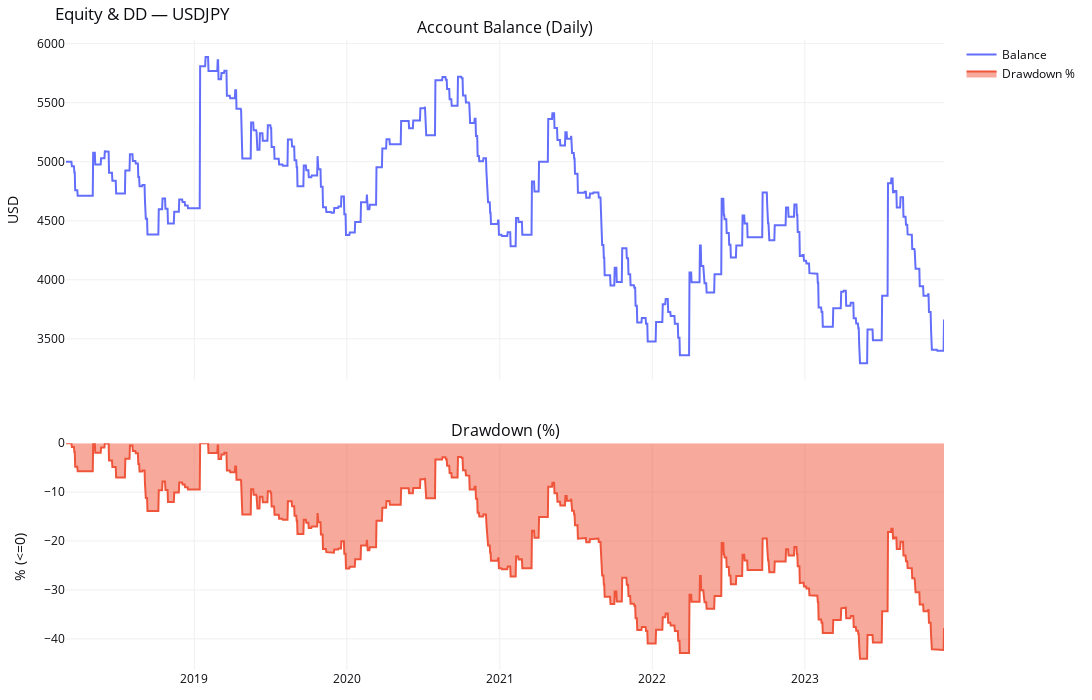
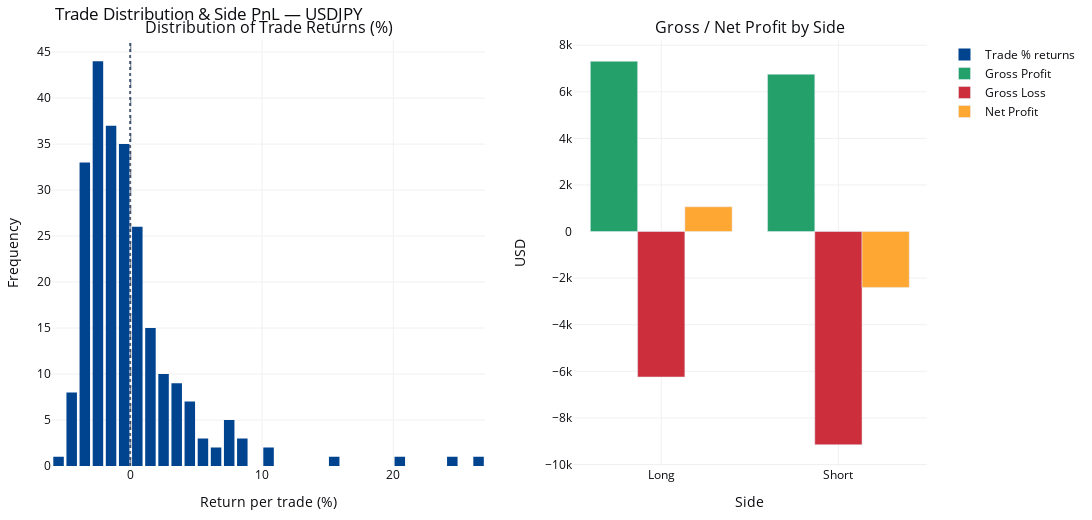

The code cell stored with these charts, in order, in its notebook:
### Markdown cell above
In Version 2 of the strategy, several improvements in performance can be observed:

- The overall return decreased significantly compared to Version 1 (from +1,917% to +258%); however, the annualized return remains around 25%, indicating a balanced trade-off between profitability and stability.  
- The **drawdown has been effectively controlled**, staying around **–13%**, much lower than the –75% observed in Version 1. The **equity curve is smoother**, with no sharp or prolonged declines, showing improved consistency.  
- However, the **trading frequency dropped significantly**, with only **313 trades over six years** (~less than one trade per week). While this helps reduce risk and overtrading, it may also cause the strategy to miss certain short-term opportunities.

### Code cell
res_v2 = run_backtest_for_symbol_v2(
    pair=PAIR,
    timeframe=TIMEFRAME,
    start_date=START_DATE,
    end_date=END_DATE,
    initial_capital=INITIAL_CAPITAL,
    risk_per_trade=RISK_PER_TRADE,
    risk_mode=RISK_MODE,
    commission_per_lot=COMMISSION_PER_LOT,
    lookback=DONCHIAN_LOOKBACK,
)

print(f"\n=== {PAIR} ===")
display(res_v2["report_df"].T)

fig_equity = plot_equity_and_dd(res_v2["balance_daily"], res_v2["dd_pct"])
fig_equity.update_layout(title_text=f"Equity & DD — {PAIR}")
fig_equity.show()

fig_trade = plot_trade_distribution_and_side_pnl(res_v2["trades"])
fig_trade.update_layout(title_text=f"Trade Distribution & Side PnL — {PAIR}")
fig_trade.show()

### Figure 1 — Plotly figure (JSON) as saved in the notebook; plotly's stock layout.template omitted (floating-point values rounded to 4 significant figures; data arrays with more than 128 entries replaced by an {"elided": "..."} marker saying what was removed)
{"data": [{"mode": "lines", "name": "Balance", "type": "scatter", "x": {"elided": "2102 str values"}, "xaxis": "x", "y": {"elided": "2102 float values"}, "yaxis": "y"}, {"fill": "tozeroy", "mode": "lines", "name": "Drawdown %", "type": "scatter", "x": {"elided": "2102 str values"}, "xaxis": "x2", "y": {"elided": "2102 float values"}, "yaxis": "y2"}], "layout": {"annotations": [{"font": {"size": 16}, "showarrow": false, "text": "Account Balance (Daily)", "x": 0.5, "xanchor": "center", "xref": "paper", "y": 1, "yanchor": "bottom", "yref": "paper"}, {"font": {"size": 16}, "showarrow": false, "text": "Drawdown (%)", "x": 0.5, "xanchor": "center", "xref": "paper", "y": 0.36, "yanchor": "bottom", "yref": "paper"}], "font": {"color": "#0c0d11", "size": 12}, "height": 700, "margin": {"b": 30, "l": 40, "r": 30, "t": 40}, "paper_bgcolor": "#ffffff", "plot_bgcolor": "#ffffff", "showlegend": true, "title": {"text": "Equity & DD — USDJPY"}, "width": 1300, "xaxis": {"anchor": "y", "domain": [0, 1], "gridcolor": "#f0f0f0", "matches": "x2", "showticklabels": false}, "xaxis2": {"anchor": "y2", "domain": [0, 1], "gridcolor": "#f0f0f0"}, "yaxis": {"anchor": "x", "domain": [0.46, 1], "gridcolor": "#f0f0f0", "title": {"text": "USD"}}, "yaxis2": {"anchor": "x2", "domain": [0, 0.36], "gridcolor": "#f0f0f0", "title": {"text": "% (<=0)"}}}}

### Figure 2 — Plotly figure (JSON) as saved in the notebook; plotly's stock layout.template omitted (floating-point values rounded to 4 significant figures; data arrays with more than 128 entries replaced by an {"elided": "..."} marker saying what was removed)
{"data": [{"hovertemplate": "Return: %{x:.2f}%<br>Count: %{y}<extra></extra>", "marker": {"color": "#00438F"}, "name": "Trade % returns", "nbinsx": 50, "type": "histogram", "x": {"elided": "244 float values"}, "xaxis": "x", "yaxis": "y"}, {"hovertemplate": "%{x}<br>$%{y:.2f}<extra></extra>", "marker": {"color": "#24A06B"}, "name": "Gross Profit", "type": "bar", "x": ["Long", "Short"], "xaxis": "x2", "y": [7308.0, 6752.0], "yaxis": "y2"}, {"hovertemplate": "%{x}<br>$%{y:.2f}<extra></extra>", "marker": {"color": "#CC2E3C"}, "name": "Gross Loss", "type": "bar", "x": ["Long", "Short"], "xaxis": "x2", "y": [-6245, -9151.0], "yaxis": "y2"}, {"hovertemplate": "%{x}<br>$%{y:.2f}<extra></extra>", "marker": {"color": "#FFA733"}, "name": "Net Profit", "type": "bar", "x": ["Long", "Short"], "xaxis": "x2", "y": [1063.0, -2399.0], "yaxis": "y2"}], "layout": {"annotations": [{"font": {"size": 16}, "showarrow": false, "text": "Distribution of Trade Returns (%)", "x": 0.2475, "xanchor": "center", "xref": "paper", "y": 1, "yanchor": "bottom", "yref": "paper"}, {"font": {"size": 16}, "showarrow": false, "text": "Gross / Net Profit by Side", "x": 0.7975, "xanchor": "center", "xref": "paper", "y": 1, "yanchor": "bottom", "yref": "paper"}], "barmode": "group", "font": {"color": "#0c0d11", "size": 12}, "height": 520, "margin": {"b": 30, "l": 40, "r": 30, "t": 40}, "paper_bgcolor": "#ffffff", "plot_bgcolor": "#ffffff", "shapes": [{"line": {"dash": "dash", "width": 1}, "opacity": 0.7, "type": "line", "x0": 0, "x1": 0, "xref": "x", "y0": 0, "y1": 1, "yref": "y domain"}, {"line": {"dash": "dot", "width": 2}, "opacity": 0.8, "type": "line", "x0": -0.04763, "x1": -0.04763, "xref": "x", "y0": 0, "y1": 1, "yref": "y domain"}], "showlegend": true, "title": {"text": "Trade Distribution & Side PnL — USDJPY"}, "width": 1300, "xaxis": {"anchor": "y", "domain": [0, 0.495], "gridcolor": "#f0f0f0", "title": {"text": "Return per trade (%)"}}, "xaxis2": {"anchor": "y2", "domain": [0.595, 1], "gridcolor": "#f0f0f0", "title": {"text": "Side"}}, "yaxis": {"anchor": "x", "domain": [0, 1], "gridcolor": "#f0f0f0", "title": {"text": "Frequency"}}, "yaxis2": {"anchor": "x2", "domain": [0, 1], "gridcolor": "#f0f0f0", "title": {"text": "USD"}}}}
